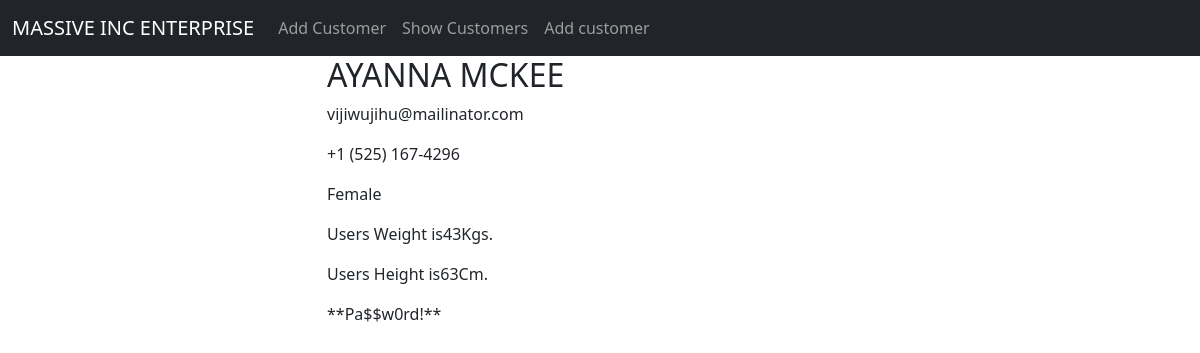
Screenshot of /details/74 (signed in) with the database file from the repository.
### database_app/models.py (models this page shows)
class Customer(models.Model):
    id = models.AutoField(primary_key=True)
    names = models.CharField(max_length=50)
    email = models.EmailField(max_length=50, unique=True)
    phone = models.CharField(max_length=50, unique=True)
    password = models.CharField(max_length=150)
    weight = models.IntegerField(default=0)
    height = models.IntegerField(default=0)
    gender = models.CharField(max_length=10, default="Male")
    dob = models.DateField(null=True, blank=True)
    pic = models.ImageField(upload_to="images/", null=True, blank=True)
    class Meta:
        db_table = 'customers'

### database_app/views.py (the view)
# urls.py: path('details/<int:user_id>',views.details, name='details-page'),
@login_required
def details(request, user_id):
    user = Customer.objects.get(id=user_id)
    return render(request, 'details.html',{'user': user})

### templates/details.html (shortened to what this page needs)
{% extends 'master.html' %}
{% block content %}
    <div class="container">
        <div class="row justify-content-center">
            <div class="col-sm-6">
                <h2>{{ user.names | upper}}</h2>
                <p>{{ user.email | lower}}</p>
                <p>{{ user.phone }}</p>
                <p>{{ user.gender }}</p>
                <p>Users Weight is{{ user.weight}}Kgs.</p>
                <p>Users Height is{{ user.height }}Cm.</p>
                <p>**{{ user.password}}**</p>
            </div>
        </div>
    </div>
{% endblock %}

### rows the page displays
Customer: names "AYANNA MCKEE", email "vijiwujihu@mailinator.com", phone "+1 (525) 167-4296", gender "Female", weight "43", height "63", password "Pa$$w0rd!"
